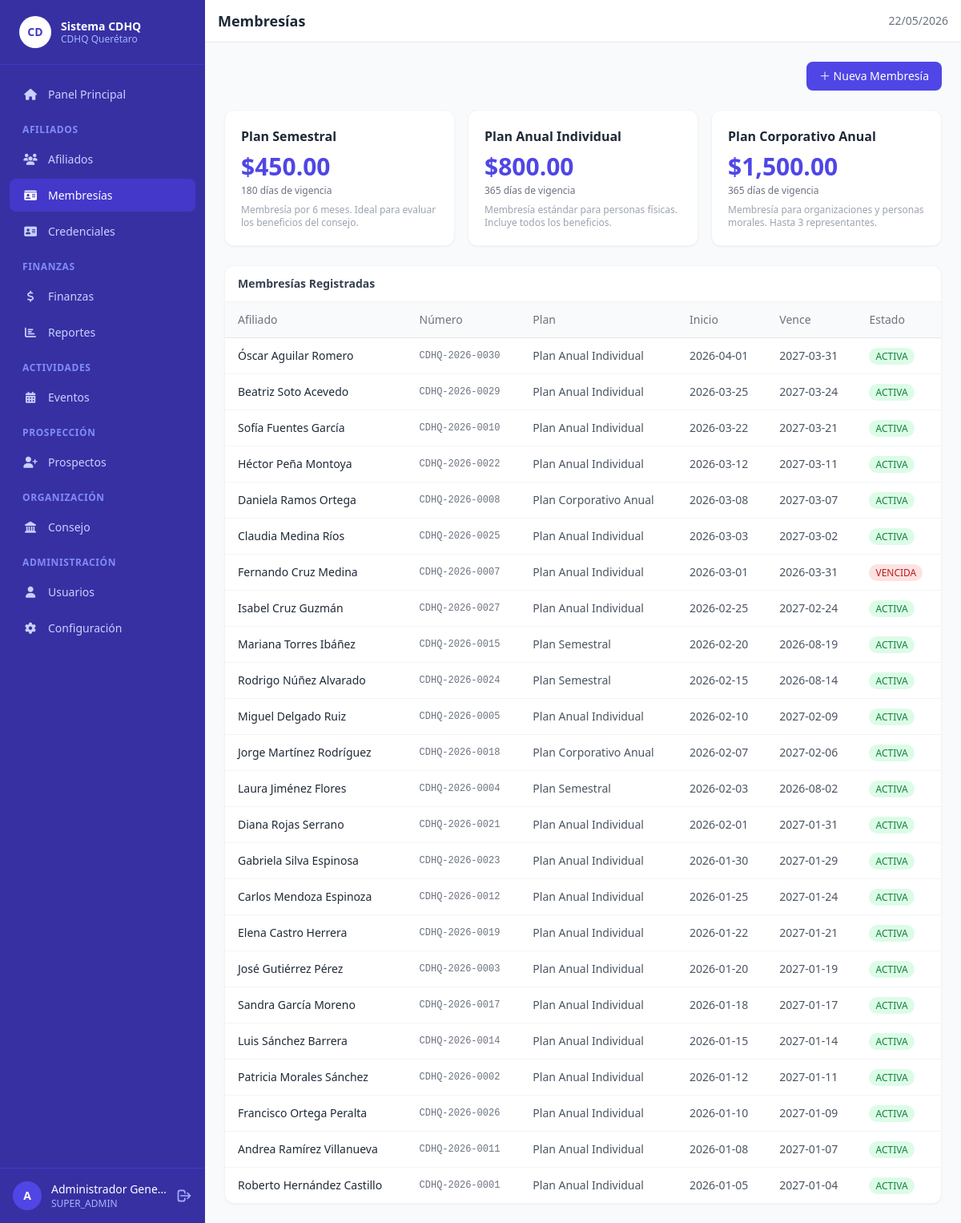
The page /subscriptions (signed in) on the database its author committed.
### tables this page shows
CREATE TABLE IF NOT EXISTS `subscription_plans` (
    `id`            INT UNSIGNED AUTO_INCREMENT PRIMARY KEY,
    `name`          VARCHAR(80)     NOT NULL,
    `description`   TEXT            NULL,
    `price`         DECIMAL(10,2)   NOT NULL DEFAULT 0.00,
    `duration_days` SMALLINT UNSIGNED NOT NULL DEFAULT 365,
    `active`        TINYINT(1)      NOT NULL DEFAULT 1,
    `created_at`    DATETIME        NOT NULL DEFAULT CURRENT_TIMESTAMP
);

CREATE TABLE IF NOT EXISTS `subscriptions` (
    `id`           INT UNSIGNED AUTO_INCREMENT PRIMARY KEY,
    `affiliate_id` INT UNSIGNED    NOT NULL,
    `plan_id`      INT UNSIGNED    NOT NULL,
    `start_date`   DATE            NOT NULL,
    `end_date`     DATE            NOT NULL,
    `status`       ENUM('ACTIVA','VENCIDA','SUSPENDIDA') NOT NULL DEFAULT 'ACTIVA',
    `created_at`   DATETIME        NOT NULL DEFAULT CURRENT_TIMESTAMP,
    CONSTRAINT `fk_sub_affiliate` FOREIGN KEY (`affiliate_id`) REFERENCES `affiliates`(`id`) ON DELETE CASCADE,
    CONSTRAINT `fk_sub_plan`      FOREIGN KEY (`plan_id`)      REFERENCES `subscription_plans`(`id`)
);

CREATE TABLE IF NOT EXISTS `affiliates` (
    `id`               INT UNSIGNED AUTO_INCREMENT PRIMARY KEY,
    `affiliate_number` VARCHAR(20)  NOT NULL UNIQUE,
    `user_id`          INT UNSIGNED NULL,
    `first_name`       VARCHAR(80)  NOT NULL,
    `last_name`        VARCHAR(80)  NOT NULL,
    `email`            VARCHAR(160) NULL,
    `phone`            VARCHAR(30)  NULL,
    `address`          VARCHAR(255) NULL,
    `municipio`        VARCHAR(80)  NULL COMMENT 'Municipio de residencia del afiliado',
    `estado_mexico`    VARCHAR(80)  NULL COMMENT 'Estado de la República Mexicana',
    `state`            ENUM('PROSPECTO','ACTIVO','SUSPENDIDO','VENCIDO') NOT NULL DEFAULT 'PROSPECTO',
    `notes`            TEXT NULL,
    `created_at`       DATETIME NOT NULL DEFAULT CURRENT_TIMESTAMP,
    `updated_at`       DATETIME NOT NULL DEFAULT CURRENT_TIMESTAMP ON UPDATE CURRENT_TIMESTAMP,
    CONSTRAINT `fk_affiliate_user` FOREIGN KEY (`user_id`) REFERENCES `users`(`id`) ON DELETE SET NULL
);

### core/Controller.php (called while the page is built, shortened)
<?php
abstract class Controller {
    protected string $viewPath;
    public function __construct() {
        $this->viewPath = VIEWS_PATH;
    }
    protected function view(string $view, array $data = []): void {
        $data['base_url']      = BASE_URL;
        $data['current_user']  = Auth::currentUser();
        $data['app_name']      = APP_NAME;
        extract($data, EXTR_SKIP);
        $viewFile = $this->viewPath . '/' . str_replace('.', '/', $view) . '.php';
        require $viewFile;
    }
}

### app/controllers/SubscriptionsController.php (called while the page is built, shortened)
<?php
require_once CORE_PATH . '/Controller.php';
require_once MODELS_PATH . '/Subscription.php';
class SubscriptionsController extends Controller {
    public function index(): void {
        $model = new Subscription();
        $subs  = $model->listAll(50, 0);
        $plans = $model->getPlans();
        $this->view('subscriptions/index', [
            'title' => 'Membresías',
            'subs'  => $subs,
            'plans' => $plans,
        ]);
    }
}

### index.php (called while the page is built, shortened)
<?php
require_once __DIR__ . '/config/config.php';
require_once CORE_PATH . '/Database.php';
require_once CORE_PATH . '/Model.php';
require_once CORE_PATH . '/Controller.php';
require_once CORE_PATH . '/Router.php';
$router = new Router();
$router->get('login',         'AuthController', 'showLogin');
$router->post('login',        'AuthController', 'login');
$router->get('logout',        'AuthController', 'logout');
$router->get('',              'DashboardController', 'index');
$router->get('dashboard',     'DashboardController', 'index');
$router->get('users',         'UsersController', 'index');
$router->get('users/create',  'UsersController', 'create');
$router->post('users/create', 'UsersController', 'store');
$router->get('users/:id/edit','UsersController', 'edit');
$router->post('users/:id/edit','UsersController','update');
$router->post('users/:id/toggle','UsersController','toggle');
$router->post('users/:id/delete','UsersController','destroy');
$router->get('affiliates',               'AffiliatesController', 'index');
$router->get('affiliates/create',        'AffiliatesController', 'create');
$router->post('affiliates/create',       'AffiliatesController', 'store');
$router->get('affiliates/:id',           'AffiliatesController', 'show');
$router->get('affiliates/:id/edit',      'AffiliatesController', 'edit');
$router->post('affiliates/:id/edit',     'AffiliatesController', 'update');
$router->post('affiliates/:id/status',   'AffiliatesController', 'changeStatus');
$router->get('subscriptions',            'SubscriptionsController', 'index');
$router->get('subscriptions/create',     'SubscriptionsController', 'create');
$router->post('subscriptions/create',    'SubscriptionsController', 'store');
$router->get('financial',                'FinancialController', 'index');
$router->get('financial/create',         'FinancialController', 'create');
$router->post('financial/create',        'FinancialController', 'store');
$router->get('events',                   'EventsController', 'index');
$router->get('events/create',            'EventsController', 'create');
$router->post('events/create',           'EventsController', 'store');
$router->get('events/:id',               'EventsController', 'show');
$router->post('events/:id/register',     'EventsController', 'register');
$router->post('events/:id/status',       'EventsController', 'changeStatus');
$router->get('prospects',                'ProspectsController', 'index');
$router->get('prospects/create',         'ProspectsController', 'create');
$router->post('prospects/create',        'ProspectsController', 'store');
$router->get('prospects/:id/edit',       'ProspectsController', 'edit');
$router->post('prospects/:id/edit',      'ProspectsController', 'update');
$router->post('prospects/:id/note',      'ProspectsController', 'addNote');
$router->post('prospects/:id/convert',   'ProspectsController', 'convert');
$router->get('reports',                  'ReportsController', 'index');
$router->get('credentials/:id',          'CredentialsController', 'show');
$router->get('council',                  'CouncilController', 'index');
$router->get('council/positions',        'CouncilController', 'positions');
$router->post('council/positions/create','CouncilController', 'createPosition');
$router->get('council/assignments',      'CouncilController', 'assignments');
$router->post('council/assignments/create','CouncilController','createAssignment');
$router->get('config',                   'ConfigController', 'index');
$router->post('config',                  'ConfigController', 'update');
$requestUri = parse_url($_SERVER['REQUEST_URI'] ?? '/', PHP_URL_PATH) ?? '/';
$basePath   = rtrim(parse_url(BASE_URL, PHP_URL_PATH) ?? '', '/');
$url        = ltrim(substr($requestUri, strlen($basePath)), '/');
$router->dispatch($url);

### core/Database.php (called while the page is built, shortened)
<?php
class Database {
    private static ?Database $instance = null;
    private PDO $pdo;
    private function __construct() {
        $dsn = sprintf(
            'mysql:host=%s;dbname=%s;charset=%s',
            DB_HOST, DB_NAME, DB_CHARSET
        );
        $options = [
            PDO::ATTR_ERRMODE            => PDO::ERRMODE_EXCEPTION,
            PDO::ATTR_DEFAULT_FETCH_MODE => PDO::FETCH_ASSOC,
            PDO::ATTR_EMULATE_PREPARES   => false,
            PDO::MYSQL_ATTR_INIT_COMMAND => "SET NAMES utf8mb4 COLLATE utf8mb4_unicode_ci",
        ];
        $this->pdo = new PDO($dsn, DB_USER, DB_PASS, $options);
    }
    public static function getInstance(): Database {
        if (self::$instance === null) {
            self::$instance = new self();
        }
        return self::$instance;
    }
    public function query(string $sql, array $params = []): PDOStatement {
        $stmt = $this->pdo->prepare($sql);
        $stmt->execute($params);
        return $stmt;
    }
    public function fetchAll(string $sql, array $params = []): array {
        return $this->query($sql, $params)->fetchAll();
    }
}

### core/Model.php (called while the page is built, shortened)
<?php
abstract class Model {
    protected Database $db;
    public function __construct() {
        $this->db = Database::getInstance();
    }
    protected function query(string $sql, array $params = []): array {
        return $this->db->fetchAll($sql, $params);
    }
}

### app/models/Subscription.php (called while the page is built, shortened)
<?php
require_once CORE_PATH . '/Model.php';
class Subscription extends Model {
    public function getPlans(): array {
        return $this->query("SELECT * FROM subscription_plans WHERE active = 1 ORDER BY price");
    }
    public function listAll(int $limit = 50, int $offset = 0): array {
        return $this->query(
            "SELECT s.*, sp.name AS plan_name,
                    CONCAT(a.first_name,' ',a.last_name) AS affiliate_name,
                    a.affiliate_number
             FROM subscriptions s
             JOIN subscription_plans sp ON sp.id = s.plan_id
             JOIN affiliates a ON a.id = s.affiliate_id
             ORDER BY s.start_date DESC
             LIMIT {$limit} OFFSET {$offset}"
        );
    }
}

### app/views/subscriptions/index.php (the view, shortened to what this page needs)
<?php require VIEWS_PATH . '/layout/header.php'; ?>
<?php require VIEWS_PATH . '/layout/navbar.php'; ?>
<div class="flex items-center justify-between mb-6">
    <a href="<?= $base_url ?>/subscriptions/create"
       class="inline-flex items-center gap-2 bg-indigo-600 hover:bg-indigo-700 text-white text-sm font-medium px-4 py-2 rounded-lg transition-colors">
        ＋ Nueva Membresía
    </a>
</div>
<div class="grid grid-cols-1 sm:grid-cols-3 gap-4 mb-6">
    <?php foreach ($plans as $plan): ?>
    <div class="bg-white rounded-xl shadow-sm border border-gray-100 p-5">
        <h3 class="font-semibold text-gray-800"><?= htmlspecialchars($plan['name']) ?></h3>
        <p class="text-3xl font-bold text-indigo-600 mt-2">$<?= number_format($plan['price'], 2) ?></p>
        <p class="text-xs text-gray-500 mt-1"><?= $plan['duration_days'] ?> días de vigencia</p>
        <p class="text-xs text-gray-400 mt-2"><?= htmlspecialchars($plan['description'] ?? '') ?></p>
    </div>
    <?php endforeach; ?>
</div>
<div class="bg-white rounded-xl shadow-sm border border-gray-100 overflow-hidden">
    <div class="px-4 py-3 border-b border-gray-100">
        <h3 class="text-sm font-semibold text-gray-700">Membresías Registradas</h3>
    </div>
    <div class="overflow-x-auto">
    <table class="min-w-full divide-y divide-gray-200 text-sm">
        <thead class="bg-gray-50">
            <tr>
                <th class="px-4 py-3 text-left font-medium text-gray-500">Afiliado</th>
                <th class="px-4 py-3 text-left font-medium text-gray-500">Número</th>
                <th class="px-4 py-3 text-left font-medium text-gray-500">Plan</th>
                <th class="px-4 py-3 text-left font-medium text-gray-500">Inicio</th>
                <th class="px-4 py-3 text-left font-medium text-gray-500">Vence</th>
                <th class="px-4 py-3 text-left font-medium text-gray-500">Estado</th>
            </tr>
        </thead>
        <tbody class="divide-y divide-gray-100">
            <?php foreach ($subs as $s): ?>
            <tr class="hover:bg-gray-50">
                <td class="px-4 py-3 font-medium text-gray-800">
                    <a href="<?= $base_url ?>/affiliates/<?= htmlspecialchars($s['affiliate_id'] ?? '') ?>"
                       class="hover:text-indigo-600"><?= htmlspecialchars($s['affiliate_name']) ?></a>
                </td>
                <td class="px-4 py-3 font-mono text-xs text-gray-500"><?= htmlspecialchars($s['affiliate_number']) ?></td>
                <td class="px-4 py-3 text-gray-600"><?= htmlspecialchars($s['plan_name']) ?></td>
                <td class="px-4 py-3 text-gray-600"><?= htmlspecialchars($s['start_date']) ?></td>
                <td class="px-4 py-3 text-gray-600"><?= htmlspecialchars($s['end_date']) ?></td>
                <td class="px-4 py-3">
                    <span class="text-xs px-2 py-0.5 rounded-full font-medium
                        <?= $s['status']==='ACTIVA' ? 'bg-green-100 text-green-700' :
                           ($s['status']==='VENCIDA'  ? 'bg-red-100 text-red-700'   : 'bg-yellow-100 text-yellow-700') ?>">
                        <?= htmlspecialchars($s['status']) ?>
                    </span>
                </td>
            </tr>
            <?php endforeach; ?>
        </tbody>
    </table>
    </div>
</div>
<?php require VIEWS_PATH . '/layout/footer.php'; ?>

### core/Router.php (shortened to what this page needs)
<?php
class Router {
    private array $routes = [];
    public function add(string $method, string $pattern, string $controller, string $action): void {
        $this->routes[] = compact('method', 'pattern', 'controller', 'action');
    }
    public function dispatch(string $url): void {
        $requestMethod = $_SERVER['REQUEST_METHOD'] ?? 'GET';
        $url = trim($url, '/');
        foreach ($this->routes as $route) {
            if (strtoupper($route['method']) !== strtoupper($requestMethod)) {
                continue;
            }
            $pattern = $this->buildPattern($route['pattern']);
            if (preg_match($pattern, $url, $matches)) {
                array_shift($matches);
                $params = array_values(array_filter($matches, 'is_int', ARRAY_FILTER_USE_KEY));
                $this->invoke($route['controller'], $route['action'], $params);
                return;
            }
        }
    }
    private function buildPattern(string $pattern): string {
        $pattern = trim($pattern, '/');
        $pattern = preg_replace('/:([a-zA-Z_]+)/', '(?P<$1>[^/]+)', $pattern);
        return '#^' . $pattern . '$#';
    }
    private function invoke(string $controllerName, string $action, array $params): void {
        $controller = new $controllerName();
        call_user_func_array([$controller, $action], $params);
    }
}

### rows shown on the page
subscription_plans: name "Plan Semestral", price "450.00", duration_days "180", description "Membresía por 6 meses. Ideal para evaluar los beneficios del consejo."
subscription_plans: name "Plan Anual Individual", price "800.00", duration_days "365", description "Membresía estándar para personas físicas. Incluye todos los beneficios."
subscription_plans: name "Plan Corporativo Anual", price "1,500.00", duration_days "365", description "Membresía para organizaciones y personas morales. Hasta 3 representantes."
subscriptions: affiliate_name "Óscar Aguilar Romero", affiliate.affiliate_number "CDHQ-2026-0030", plan.name "Plan Anual Individual", start_date "2026-04-01", end_date "2027-03-31", status "ACTIVA"
subscriptions: affiliate_name "Beatriz Soto Acevedo", affiliate.affiliate_number "CDHQ-2026-0029", plan.name "Plan Anual Individual", start_date "2026-03-25", end_date "2027-03-24", status "ACTIVA"
subscriptions: affiliate_name "Sofía Fuentes García", affiliate.affiliate_number "CDHQ-2026-0010", plan.name "Plan Anual Individual", start_date "2026-03-22", end_date "2027-03-21", status "ACTIVA"
subscriptions: affiliate_name "Héctor Peña Montoya", affiliate.affiliate_number "CDHQ-2026-0022", plan.name "Plan Anual Individual", start_date "2026-03-12", end_date "2027-03-11", status "ACTIVA"
subscriptions: affiliate_name "Daniela Ramos Ortega", affiliate.affiliate_number "CDHQ-2026-0008", plan.name "Plan Corporativo Anual", start_date "2026-03-08", end_date "2027-03-07", status "ACTIVA"
subscriptions: affiliate_name "Claudia Medina Ríos", affiliate.affiliate_number "CDHQ-2026-0025", plan.name "Plan Anual Individual", start_date "2026-03-03", end_date "2027-03-02", status "ACTIVA"
subscriptions: affiliate_name "Fernando Cruz Medina", affiliate.affiliate_number "CDHQ-2026-0007", plan.name "Plan Anual Individual", start_date "2026-03-01", end_date "2026-03-31", status "VENCIDA"
subscriptions: affiliate_name "Isabel Cruz Guzmán", affiliate.affiliate_number "CDHQ-2026-0027", plan.name "Plan Anual Individual", start_date "2026-02-25", end_date "2027-02-24", status "ACTIVA"
subscriptions: affiliate_name "Mariana Torres Ibáñez", affiliate.affiliate_number "CDHQ-2026-0015", plan.name "Plan Semestral", start_date "2026-02-20", end_date "2026-08-19", status "ACTIVA"
subscriptions: affiliate_name "Rodrigo Núñez Alvarado", affiliate.affiliate_number "CDHQ-2026-0024", plan.name "Plan Semestral", start_date "2026-02-15", end_date "2026-08-14", status "ACTIVA"
subscriptions: affiliate_name "Miguel Delgado Ruiz", affiliate.affiliate_number "CDHQ-2026-0005", plan.name "Plan Anual Individual", start_date "2026-02-10", end_date "2027-02-09", status "ACTIVA"
subscriptions: affiliate_name "Jorge Martínez Rodríguez", affiliate.affiliate_number "CDHQ-2026-0018", plan.name "Plan Corporativo Anual", start_date "2026-02-07", end_date "2027-02-06", status "ACTIVA"
subscriptions: affiliate_name "Laura Jiménez Flores", affiliate.affiliate_number "CDHQ-2026-0004", plan.name "Plan Semestral", start_date "2026-02-03", end_date "2026-08-02", status "ACTIVA"
subscriptions: affiliate_name "Diana Rojas Serrano", affiliate.affiliate_number "CDHQ-2026-0021", plan.name "Plan Anual Individual", start_date "2026-02-01", end_date "2027-01-31", status "ACTIVA"
subscriptions: affiliate_name "Gabriela Silva Espinosa", affiliate.affiliate_number "CDHQ-2026-0023", plan.name "Plan Anual Individual", start_date "2026-01-30", end_date "2027-01-29", status "ACTIVA"
subscriptions: affiliate_name "Carlos Mendoza Espinoza", affiliate.affiliate_number "CDHQ-2026-0012", plan.name "Plan Anual Individual", start_date "2026-01-25", end_date "2027-01-24", status "ACTIVA"
subscriptions: affiliate_name "Elena Castro Herrera", affiliate.affiliate_number "CDHQ-2026-0019", plan.name "Plan Anual Individual", start_date "2026-01-22", end_date "2027-01-21", status "ACTIVA"
subscriptions: affiliate_name "José Gutiérrez Pérez", affiliate.affiliate_number "CDHQ-2026-0003", plan.name "Plan Anual Individual", start_date "2026-01-20", end_date "2027-01-19", status "ACTIVA"
subscriptions: affiliate_name "Sandra García Moreno", affiliate.affiliate_number "CDHQ-2026-0017", plan.name "Plan Anual Individual", start_date "2026-01-18", end_date "2027-01-17", status "ACTIVA"
subscriptions: affiliate_name "Luis Sánchez Barrera", affiliate.affiliate_number "CDHQ-2026-0014", plan.name "Plan Anual Individual", start_date "2026-01-15", end_date "2027-01-14", status "ACTIVA"
subscriptions: affiliate_name "Patricia Morales Sánchez", affiliate.affiliate_number "CDHQ-2026-0002", plan.name "Plan Anual Individual", start_date "2026-01-12", end_date "2027-01-11", status "ACTIVA"
subscriptions: affiliate_name "Francisco Ortega Peralta", affiliate.affiliate_number "CDHQ-2026-0026", plan.name "Plan Anual Individual", start_date "2026-01-10", end_date "2027-01-09", status "ACTIVA"
subscriptions: affiliate_name "Andrea Ramírez Villanueva", affiliate.affiliate_number "CDHQ-2026-0011", plan.name "Plan Anual Individual", start_date "2026-01-08", end_date "2027-01-07", status "ACTIVA"
subscriptions: affiliate_name "Roberto Hernández Castillo", affiliate.affiliate_number "CDHQ-2026-0001", plan.name "Plan Anual Individual", start_date "2026-01-05", end_date "2027-01-04", status "ACTIVA"

### other values the page prints
$label "Panel Principal Afiliados Membresías Credenciales Finanzas Reportes Eventos Prospectos Consejo Usuarios Configuración"
